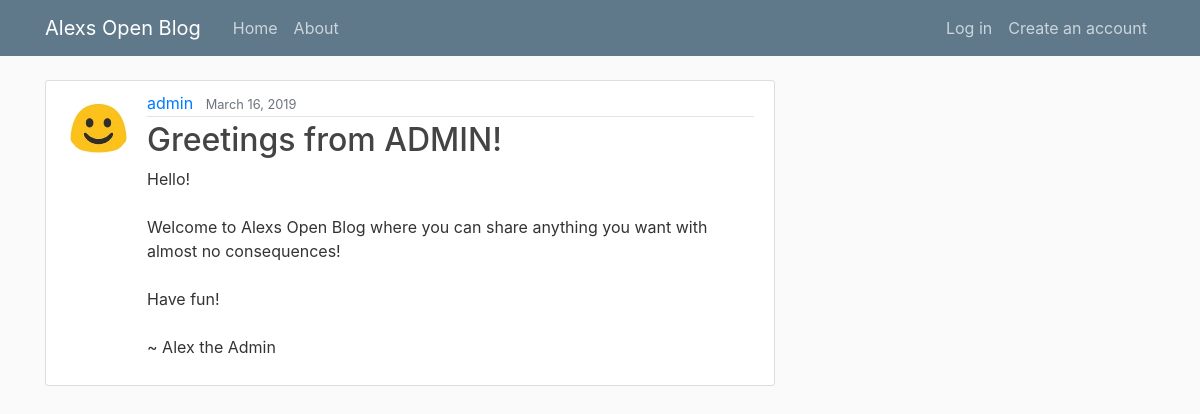
Screenshot of /post/15/ with the database file from the repository.
### posts/models.py (models this page shows, shortened)
class Post(models.Model):
	title = models.CharField(max_length=120)
	content = models.TextField(max_length=1200)
	author = models.ForeignKey(User, on_delete=models.CASCADE)	#if user is deleted, delete the posts as well
	date_posted = models.DateTimeField(default=timezone.now)

### users/models.py (models this page shows, shortened)
class Profile(models.Model):
	user = models.OneToOneField(User, on_delete=models.CASCADE) #if user is deleted, then also delete entire profile. but not the other way around.
	profile_pic = models.ImageField(default='default.jpg', upload_to='profile_pics')

### posts/views.py (the view)
# urls.py: path('post/<int:pk>/', PostDetailView.as_view(), name='post-detail'),
class PostDetailView(DetailView):
	model = Post

### posts/templates/posts/post_detail.html (shortened to what this page needs)
{% extends "posts/base.html" %}
{% block content %}
	<article class="media content-section">
	  <img class="rounded-circle article-img" src="{{ object.author.profile.profile_pic.url }}">
	  <div class="media-body">
	    <div class="article-metadata">
	      <a class="mr-2" href="{% url 'user-posts' object.author.username %}">{{ object.author }}</a>
	      <small class="text-muted">{{ object.date_posted|date:"F d, Y" }}</small>
	    </div>
	    <h2 class="article-title">{{ object.title }}</h2>
	    <p class="article-content">{{ object.content }}</p>
	  </div>
	</article>
{% endblock content %}

### posts/static/posts/main.css (style rules this page uses)
body { background: #fafafa; color: #333333; margin-top: 5rem; }
h1, h2, h3, h4, h5, h6 { color: #444444; }
.content-section { background: #ffffff; padding: 10px 20px; border: 1px solid #dddddd; border-radius: 3px; margin-bottom: 20px; }
.article-title { color: #444444; }
.article-content { white-space: pre-line; }
.article-img { height: 65px; width: 65px; margin-right: 16px; }
.article-metadata { padding-bottom: 1px; margin-bottom: 4px; border-bottom: 1px solid #e3e3e3 }

### rows the page displays
Post: author.profile.profile_pic (placeholder picture), author "admin", date_posted "March 16, 2019", title "Greetings from ADMIN!", content "Hello! Welcome to Alexs Open Blog where you can share anything you want with almost no consequences! Have fun! ~ Alex the Admin"
